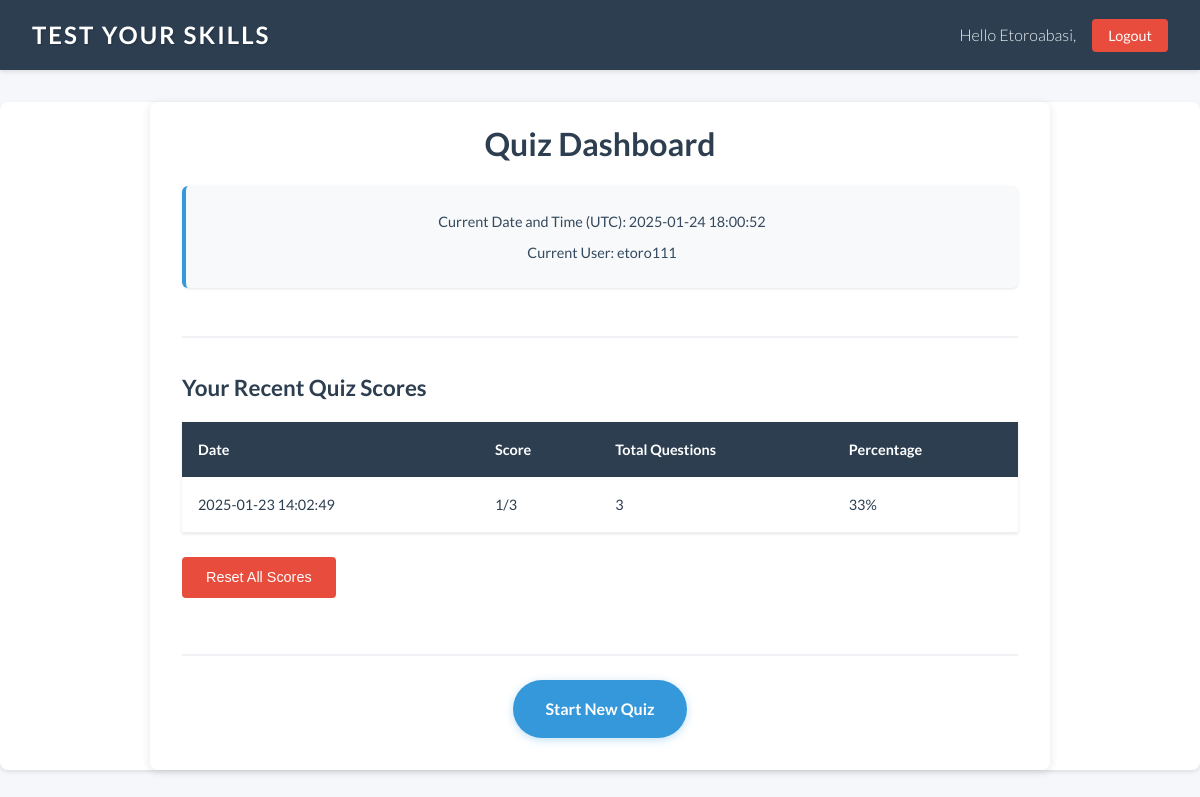
/quiz/ (signed in), run on an earlier commit of the app's database.
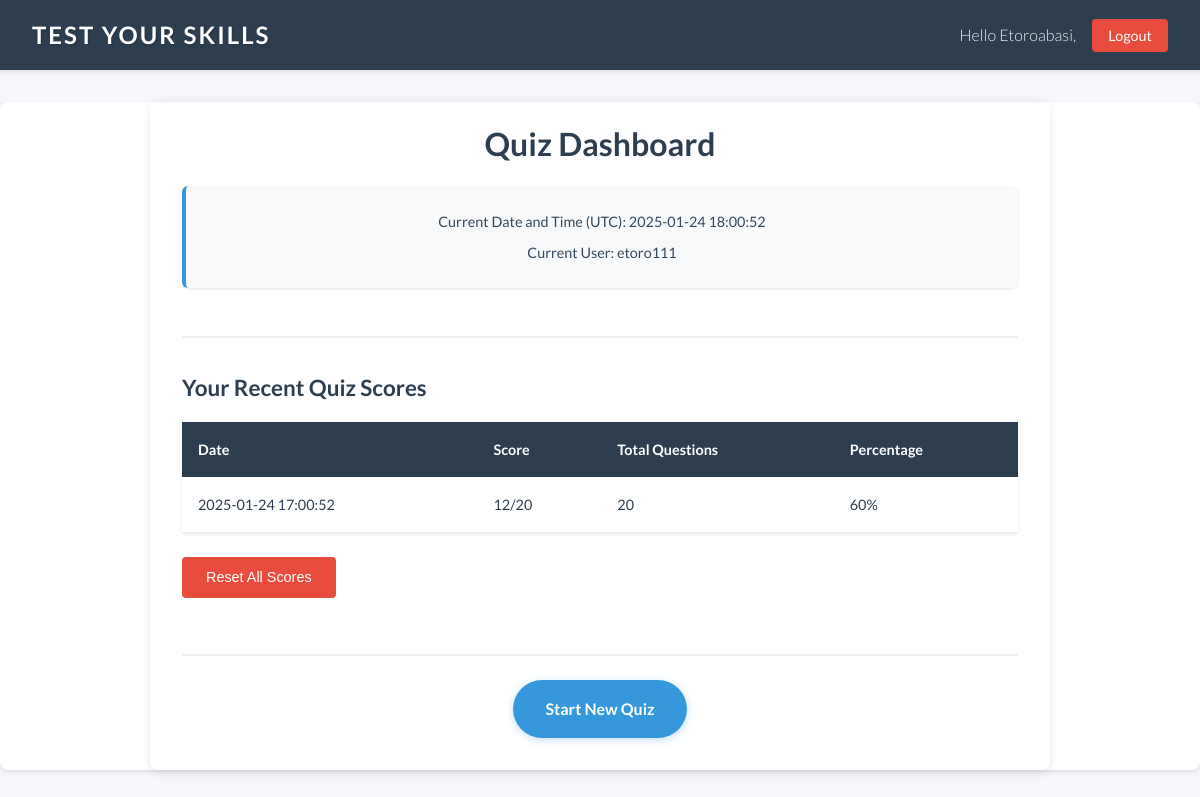
And on a later commit of the database.
### quiz/models.py (models this page shows, shortened)
class UserScore(models.Model):
    user = models.ForeignKey(User, on_delete=models.CASCADE)
    score = models.IntegerField()
    total_questions = models.IntegerField(default=10)
    timestamp = models.DateTimeField(auto_now_add=True)
    class Meta:
        ordering = ['-timestamp']

### quiz/views.py (the view)
# urls.py: path('', views.dashboard, name='dashboard'),
@login_required
def dashboard(request):
    user_scores = UserScore.objects.filter(user=request.user).order_by('-timestamp')[:5]
    return render(
        request,
        'quiz/dashboard.html',
        {
            'section': 'dashboard',
            'user_scores': user_scores,
            'current_time': timezone.now().strftime('%Y-%m-%d %H:%M:%S'),
            'username': request.user.username,
        }
    )

### quiz/templates/quiz/dashboard.html (shortened to what this page needs)
{% extends "quiz/base.html" %}
{% block content %}
<div class="dashboard-container">
    <div class="dashboard-header">
        <h1 class="dashboard-title">Quiz Dashboard</h1>
        <div class="user-info">
            <p>Current Date and Time (UTC): {{ current_time }}</p>
            <p>Current User: {{ username }}</p>
        </div>
    </div>
    {% if user_scores %}
        <div class="score-history">
            <h2>Your Recent Quiz Scores</h2>
            <table>
                <thead>
                    <tr>
                        <th>Date</th>
                        <th>Score</th>
                        <th>Total Questions</th>
                        <th>Percentage</th>
                    </tr>
                </thead>
                <tbody>
                    {% for score in user_scores %}
                    <tr>
                        <td>{{ score.timestamp|date:"Y-m-d H:i:s" }}</td>
                        <td>{{ score.score }}/{{ score.total_questions }}</td>
                        <td>{{ score.total_questions }}</td>
                        <td>{% widthratio score.score score.total_questions 100 %}%</td>
                    </tr>
                    {% endfor %}
                </tbody>
            </table>
            <form method="post" action="{% url 'reset_scores' %}"
            onsubmit="return confirm('Are you sure you want to reset all your scores? This cannot be undone.');">
                <button type="submit" class="reset-button">Reset All Scores</button>
            </form>
        </div>
    {% else %}
        <div class="no-scores">
            <p>No quiz attempts yet. Take your first quiz!</p>
        </div>
    {% endif %}
    <div class="quiz-actions">
        <a href="{% url 'all_questions' %}" class="start-quiz">Start New Quiz</a>
    </div>
</div>
{% endblock %}

### quiz/templates/quiz/base.html (shortened to what this page needs)
{% load static %}
<!DOCTYPE html>
<html>
<head>
	<link href="{% static 'css/base.css' %}" rel="stylesheet">
</head>
<body>
	<div id='header'>
    <span class="logo">Test your skills</span>
    <span class="user">
		{% if request.user.is_authenticated %}
		Hello {{ request.user.first_name|default:request.user.username }},
		<form action="{% url 'logout' %}" method="post">
			<button type="submit">Logout</button>
		</form>
		{% else %}
		<a href="{% url 'login' %}">Log-in</a>
		{% endif %}
    </span>
</div>
<div id="content">
	{% block content %}
	{% endblock %}
</div>
</body>
</html>

### quiz/static/css/base.css (style rules this page uses)
html, body, div, span, applet, object, iframe, h1, h2, h3, h4, h5, h6, p, blockquote, pre, a, abbr, acronym, address, big, cite, code, del, dfn, em, img, ins, kbd, q, s, samp, small, strike, strong, sub, sup, tt, var, b, u, i, center, dl, dt, dd, ol, ul, li, fieldset, form, label, legend, table, caption, tbody, tfoot, thead, tr, th, td, article, aside, canvas, details, embed, figure, figcaption, footer, header, hgroup, menu, nav, output, ruby, section, summary, time, mark, audio, video { margin: 0; padding: 0; border: 0; font-size: 100%; font: inherit; vertical-align: baseline; }
body { line-height: 1; }
table { border-collapse: collapse; border-spacing: 0; }
form { overflow:auto; }
* { margin: 0; padding: 0; box-sizing: border-box; }
body { font-family: 'Lato', sans-serif; line-height: 1.6; background-color: #f5f7fa; color: #2c3e50; min-height: 100vh; }
#header { background-color: #2c3e50; color: #ecf0f1; padding: 1rem 2rem; display: flex; justify-content: space-between; align-items: center; box-shadow: 0 2px 4px rgba(0,0,0,0.1); position: sticky; top: 0; z-index: 1000; }
.logo { font-size: 1.5rem; font-weight: 700; color: #ffffff; text-transform: uppercase; letter-spacing: 2px; text-shadow: 1px 1px 2px rgba(0, 0, 0, 0.2); }
.user { display: flex; align-items: center; gap: 1rem; font-weight: 300; }
.user form { display: inline; }
.user button { background-color: #e74c3c; color: white; border: none; padding: 0.5rem 1rem; border-radius: 4px; cursor: pointer; font-family: 'Lato', sans-serif; font-size: 0.9rem; transition: background-color 0.3s ease; }
#content { max-width: 1200px; margin: 2rem auto; padding: 0 2rem; background-color: white; border-radius: 8px; box-shadow: 0 2px 4px rgba(0,0,0,0.1); min-height: calc(100vh - 180px); }
.logo { animation: logoGlow 3s infinite; }
h1 { color: #2c3e50; text-align: center; margin-bottom: 0.5rem; margin-top: -1rem; font-size: 2rem; font-weight: 700; }
h1 { color: #2c3e50; text-align: center; margin-bottom: 1rem; font-size: 1.5rem; font-weight: 700; }
.user-info { background-color: #f8f9fa; border-radius: 4px; padding: 0.5rem; margin-bottom: 1rem; text-align: center; font-size: 0.8rem; color: #2c3e50; box-shadow: 0 1px 3px rgba(0, 0, 0, 0.1); }
.user-info p { margin: 0.2rem 0; }
.dashboard-container { max-width: 900px; margin: 1.5rem auto; padding: 2rem; background: white; border-radius: 8px; box-shadow: 0 2px 10px rgba(0, 0, 0, 0.1); }
.dashboard-header { margin-bottom: 2rem; padding-bottom: 1rem; border-bottom: 2px solid #f0f2f5; }
.dashboard-title { color: #2c3e50; font-size: 2rem; margin-bottom: 1rem; font-weight: 700; }
.user-info { background-color: #f8f9fa; padding: 1rem; border-radius: 6px; border-left: 4px solid #3498db; margin-bottom: 2rem; font-size: 0.9rem; color: #2c3e50; }
.user-info p { margin: 0.5rem 0; color: #34495e; }
.score-history { margin-bottom: 2rem; }
.score-history h2 { color: #2c3e50; font-size: 1.4rem; margin-bottom: 1rem; font-weight: 600; }
table { width: 100%; border-collapse: collapse; margin-bottom: 1.5rem; background-color: white; box-shadow: 0 1px 3px rgba(0, 0, 0, 0.1); }
thead { background-color: #2c3e50; color: white; }
th { padding: 1rem; text-align: left; font-weight: 600; font-size: 0.9rem; }
td { padding: 1rem; border-bottom: 1px solid #eee; color: #2c3e50; font-size: 0.9rem; }
.reset-button { background-color: #e74c3c; color: white; border: none; padding: 0.8rem 1.5rem; border-radius: 4px; cursor: pointer; font-size: 0.9rem; font-weight: 500; transition: background-color 0.3s ease; margin-bottom: 1.5rem; }
.quiz-actions { text-align: center; margin-top: 2rem; padding-top: 1.5rem; border-top: 2px solid #f0f2f5; }
.start-quiz { display: inline-block; background-color: #3498db; color: white; padding: 1rem 2rem; border-radius: 30px; text-decoration: none; font-weight: 600; transition: all 0.3s ease; box-shadow: 0 2px 8px rgba(52, 152, 219, 0.3); }

What changed in the data, as far as the page shows it:
removed UserScore: timestamp "2025-01-23 14:02:49", score "1", total_questions "3", score+total_questions "33"
added UserScore: timestamp "2025-01-24 17:00:52", score "12", total_questions "20", score+total_questions "60"
